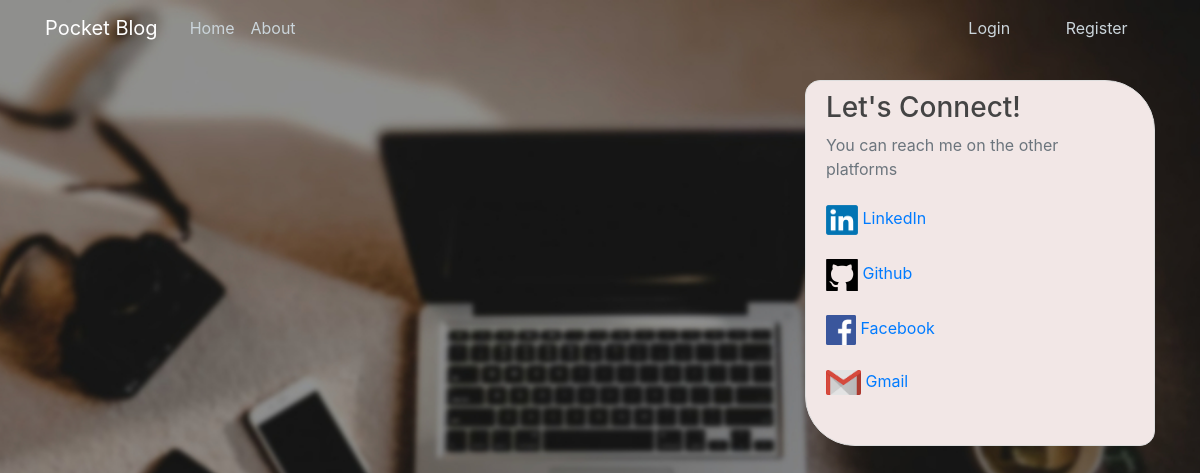
/home, run on an earlier commit of the app's database.
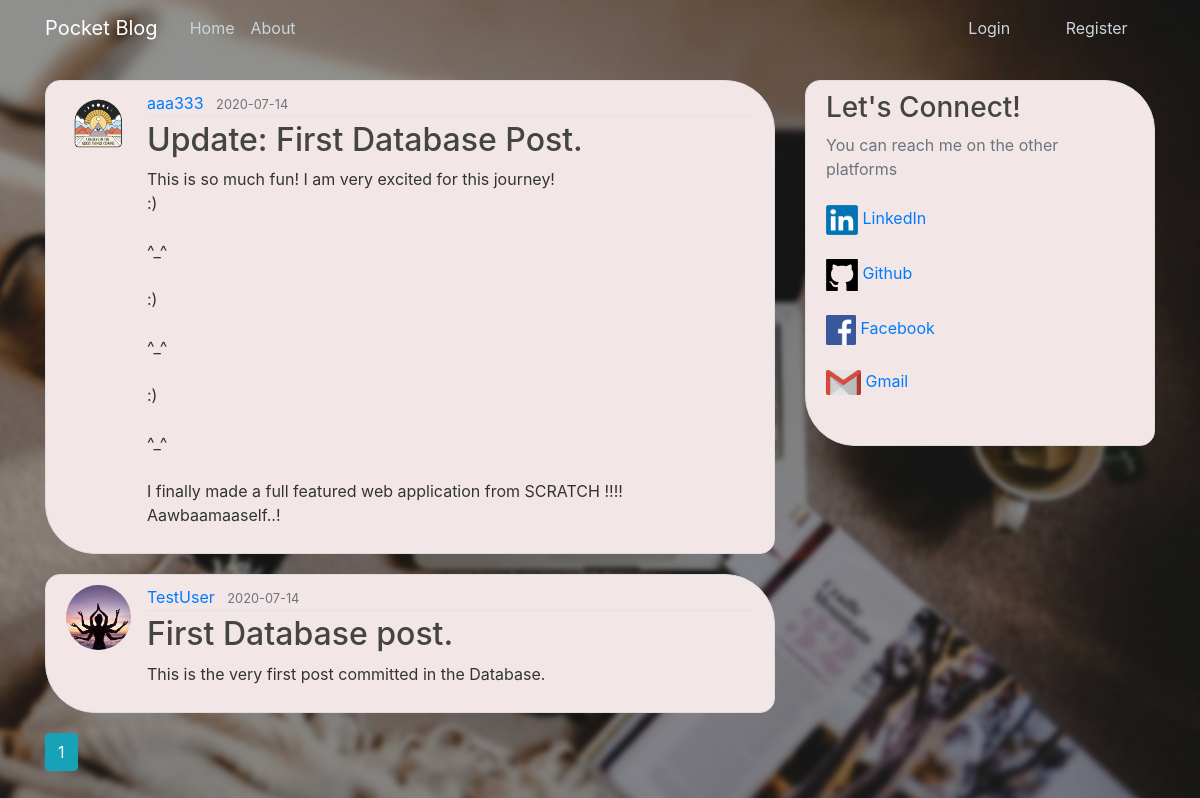
And on a later commit of the database.
### pocket_blog/models.py (models this page shows, shortened)
class Post(db.Model):
    __tablename__ = 'post'
    id = db.Column(db.Integer, primary_key=True)
    title = db.Column(db.String(100), nullable=False)
    date_posted = db.Column(db.DateTime, nullable=False, default=datetime.utcnow)
    content = db.Column(db.Text, nullable=False)
    user_id = db.Column(db.Integer, db.ForeignKey('user.id'), nullable=False)

class User(db.Model, UserMixin):
    __tablename__ = 'user'
    id = db.Column(db.Integer, primary_key=True)
    username = db.Column(db.String(20), unique=True, nullable=False)
    email = db.Column(db.String(120), unique=True, nullable=False)
    image_file = db.Column(db.String(20), nullable=False, default='default.jpg')
    password = db.Column(db.String(60), nullable=False)
    posts = db.relationship('Post', backref='author', lazy=True)

### pocket_blog/main/routes.py (the view)
@main.route("/")
@main.route("/home")
def home():
    page = request.args.get('page', 1, type=int)
    posts = Post.query.order_by(Post.date_posted.desc()).paginate(page=page, per_page=5)
    return render_template('home.html', posts=posts)

### pocket_blog/templates/home.html (shortened to what this page needs)
{% extends "layout.html" %}
{% block content %}
    {% for post in posts.items %}
        <article class="media content-section">
          <img class="rounded-circle article-img" src="{{ url_for('static', filename='profile_pics/' + post.author.image_file) }}">
          <div class="media-body">
            <div class="article-metadata">
              <a class="mr-2" href="{{ url_for('users.user_posts', username=post.author.username) }}">{{ post.author.username }}</a>
              <small class="text-muted">{{ post.date_posted.strftime('%Y-%m-%d') }}</small>
            </div>
            <h2><a class="article-title" href="{{ url_for('posts.post', post_id=post.id) }}">{{ post.title }}</a></h2>
            <p class="article-content">{{ post.content }}</p>
          </div>
        </article>
    {% endfor %}
    {% for page_num in posts.iter_pages(left_edge=1, right_edge=1, left_current=1, right_current=2) %}
      {% if page_num %}
        {% if posts.page == page_num %}
          <a class="btn btn-info mb-4" href="{{ url_for('main.home', page=page_num) }}">{{ page_num }}</a>
        {% else %}
          <a class="btn btn-outline-info mb-4" href="{{ url_for('main.home', page=page_num) }}">{{ page_num }}</a>
        {% endif %}
      {% else %}
        ...
      {% endif %}
    {% endfor %}
{% endblock content %}

### pocket_blog/templates/layout.html (shortened to what this page needs)
<!DOCTYPE html>
<html lang="en">
<head>
    <link rel="stylesheet" href="https://stackpath.bootstrapcdn.com/bootstrap/4.3.1/css/bootstrap.min.css">
    <link rel="stylesheet" type="text/css" href="{{ url_for('static', filename='main.css') }}">
</head>
<body>
    <header class = "site-header">
      <nav class = "navbar navbar-expand-md navbar-dark fixed-top">
        <div class = "container">
          <a class="navbar-brand mr-4" href="/"> Pocket Blog </a>
          <div class = "collapse navbar-collapse" id = "navbarToggle">
            <div class = "navbar-nav mr-auto">
              <a class="nav-item nav-link" href="{{ url_for('main.home') }}"> Home </a>
              <a class="nav-item nav-link" href="{{ url_for('main.about') }}"> About </a>
            </div>
                {% if current_user.is_authenticated %}
                    <div class = "navbar-nav nav_right">
                    <a class="nav-item nav-link" href="{{ url_for('posts.new_post') }}"> New Post </a>
                    <a class="nav-item nav-link" href="{{ url_for('users.account') }}"> Account </a>
                    <a class="nav-item nav-link" href="{{ url_for('users.logout') }}"> Logout </a>
                {% else %}
                    <div class = "navbar-nav nav_two">
                    <a class="nav-item nav-link" href="{{ url_for('users.login') }}"> Login </a>
                    <a class="nav-item nav-link" href="{{ url_for('users.register') }}"> Register </a>
                {% endif %}
            </div>
          </div>
        </div>
      </nav>
    </header>
    <main role="main" class="container">
      <div class="row">
        <div class="col-md-8">
            {% block content %}{% endblock %}
        </div>
        <div class="col-md-4">
          <div class="content-section">
            <h3>Let's Connect!</h3>
            <p class='text-muted'>You can reach me on the other platforms<br><br>
                <img src="../static/Images/linkIn.jpg" height="30px" width="32px">
                <a href="https://www.linkedin.com/in/aditi-abhang/">LinkedIn</a><br>
                <br><img src="../static/Images/github_logo.jpg" height="32px" width="32px">
                <a href="https://github.com/aditiabhang">Github</a><br>
              <br><img src="../static/Images/fb_logo.jpg" height="30px" width="30px">
                <a href="https://www.facebook.com/aditi.abhang/">  Facebook</a><br>
              <br><img src="../static/Images/gmail_logo.png" height="25px" width="35px">
                <a href="mailto:aditi.abhang91@gmail.com">Gmail</a><br><br>
          </div>
        </div>
      </div>
    </main>
</body>
</html>

### pocket_blog/static/main.css (style rules this page uses)
body { background: #E0D1D5 url("desktopbg.jpg") no-repeat center center fixed; -webkit-background-size: cover; -moz-background-size: cover; -o-background-size: cover; background-size: cover; height: 100vh; width: 100%; color: #333333; margin-top: 5rem; }
h1, h2, h3, h4, h5, h6 { color: #444444; }
.site-header .navbar-nav .nav-link { color: #cbd5db; top: 0; width: 100%; }
nav { position: fixed; top: 0px; width: 100%; overflow: auto; transition: 0.3s; }
.nav_two { width: 20%; }
.content-section { background: #F2E7E6; padding: 10px 20px; border: 1px solid #dddddd; border-radius: 15px 50px; margin-bottom: 20px; }
.article-title { color: #444444; }
.article-content { white-space: pre-line; }
.article-img { height: 65px; width: 65px; margin-right: 16px; }
.article-metadata { padding-bottom: 1px; margin-bottom: 4px; border-bottom: 1px solid #e3e3e3 }

What changed in the data, as far as the page shows it:
added Post: image_file (picture), author.username "aaa333", date_posted "2020-07-14", title "Update: First Database Post.", content "This is so much fun! I am very excited for this journey! :) ^_^ :) ^_^ :) ^_^ I finally made a full featured web application from SCRATCH !!!! Aawbaamaaself..!"
added Post: image_file (picture), author.username "TestUser", date_posted "2020-07-14", title "First Database post.", content "This is the very first post committed in the Database."
Also different on the page:
new list line: "1"
